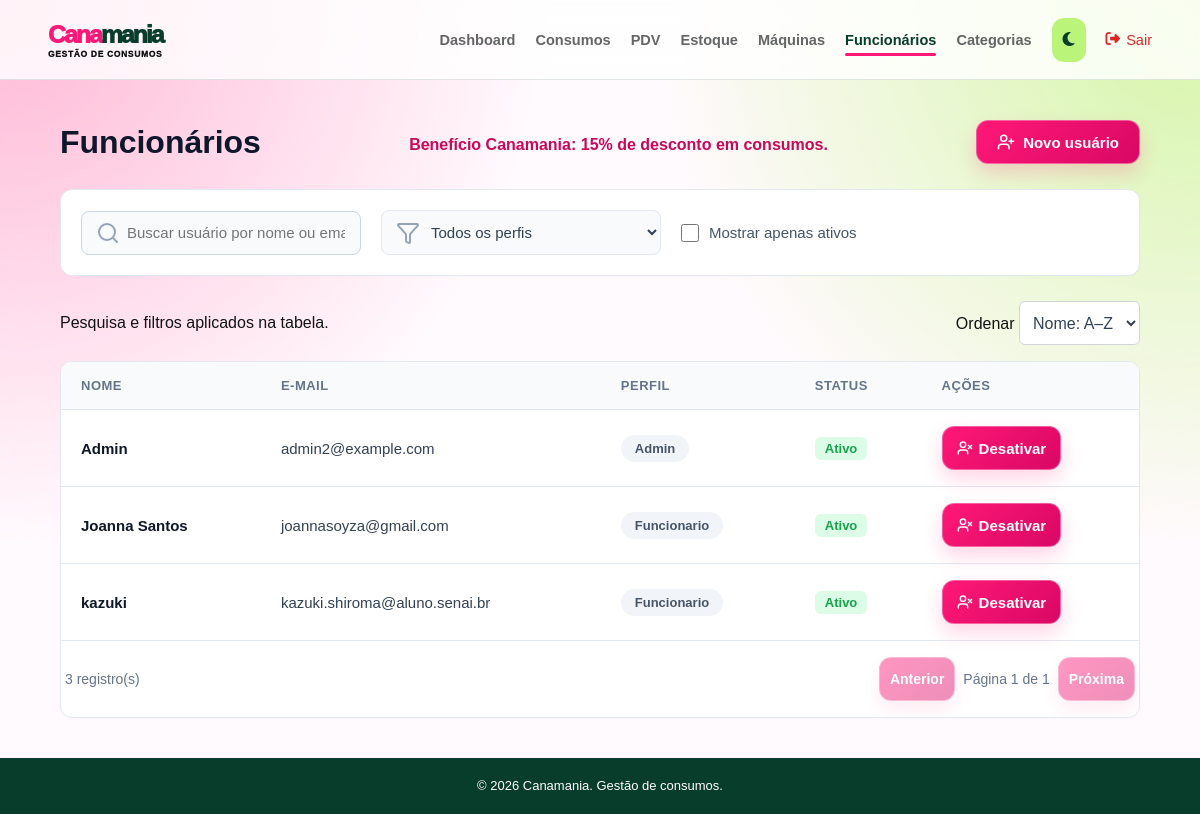
/usuarios/ (signed in), run on the app's committed database.
### app/models/usuario.py (models this page shows)
class Usuario(Base):
    __tablename__ = "usuarios"
    id = Column(Integer, primary_key=True, index=True)
    nome = Column(String(100), nullable=False)
    email = Column(String(100), unique=True, index=True, nullable=False)
    senha_hash = Column(String(255), nullable=False)
    role = Column(String(100), nullable=False, default="funcionario")
    ativo = Column(Boolean, default=True)
    criado_em = Column(DateTime(timezone=True), server_default=func.now())

### app/controllers/admin_controller.py (the view)
@router.get("/", response_class=HTMLResponse)
def listar_usuarios(
    request: Request,
    db: Session = Depends(get_db),
    admin = Depends(get_admin)
):
    usuarios = db.query(Usuario).order_by(Usuario.nome)
    return templates.TemplateResponse(
        request,
        "users/index.html",
        {
            "request": request,
            "usuarios": usuarios,
            "usuario": admin
        }
    )

### app/templates/users/index.html (shortened to what this page needs)
<!DOCTYPE html>
<html lang="pt-BR">
<head>
    <link rel="stylesheet" href="/static/css/usuarios.css">
    <link rel="stylesheet" href="/static/css/listagem.css">
    <link rel="stylesheet" href="/static/css/confirmacao.css">
    <link rel="stylesheet" href="https://cdnjs.cloudflare.com/ajax/libs/font-awesome/6.5.2/css/all.min.css">
</head>
<body>
    {% include "partials/navbar.html" %}
    <main class="produtos-container-main">
        <div class="page-header header-produtos">
            <h1>Funcionários</h1>
            <p class="beneficio-funcionario">Benefício Canamania: 15% de desconto em consumos.</p>
            <a href="/usuarios/novo" class="btn-create">
                <i data-lucide="user-plus" style="width: 18px; height: 18px;"></i>
                Novo usuário
            </a>
        </div>
        <div class="filtros-container">
            <div class="busca-wrapper">
                <input type="text" id="inputBusca" placeholder="Buscar usuário por nome ou email...">
            </div>
            <div class="select-wrapper">
                <select id="selectPerfil" name="role">
                    <option value="">Todos os perfis</option>
                </select>
            </div>
            <label class="checkbox-wrapper">
                <input type="checkbox" id="checkAtivos" unchecked>
                <span>Mostrar apenas ativos</span>
            </label>
        </div>
        <div class="listagem-acoes"><span>Pesquisa e filtros aplicados na tabela.</span><label>Ordenar <select id="ordem-usuarios" class="listagem-ordem"><option value="asc">Nome: A–Z</option><option value="desc">Nome: Z–A</option></select></label></div>
        <div class="tabela-container">
            <table class="tabela-produtos" data-listagem data-busca="#inputBusca" data-ordem="#ordem-usuarios" data-por-pagina="8">
                <thead>
                    <tr>
                        <th>Nome</th>
                        <th>E-mail</th>
                        <th>Perfil</th>
                        <th>Status</th>
                        <th>Ações</th>
                    </tr>
                </thead>
                <tbody>
                    {% for u in usuarios %}
                    <tr data-role="{{ u.role | lower }}">
                        <td class="preco-texto">{{ u.nome }}</td>
                        <td>{{ u.email }}</td>
                        <td>
                            <span class="badge-categoria padrao">{{ u.role }}</span>
                        </td>
                        <td>
                            {% if u.ativo %}
                            <span class="badge-status ativo">Ativo</span>
                            {% else %}
                            <span class="badge-status inativo">Inativo</span>
                            {% endif %}
                        </td>
                        <td>
                            <div class="user-actions-wrapper">
                                <form action="/usuarios/{{ u.id }}/toggle-ativo" method="post" style="display:inline"
                                    data-confirmacao
                                    data-titulo="{{ 'Desativar usuário?' if u.ativo else 'Ativar usuário?' }}"
                                    data-mensagem="{{ 'O acesso de ' ~ u.nome ~ ' será desativado.' if u.ativo else 'O acesso de ' ~ u.nome ~ ' será ativado novamente.' }}"
                                    data-confirmar="{{ 'Desativar usuário' if u.ativo else 'Ativar usuário' }}">
                                    {% if u.ativo %}
                                    <button type="submit" class="btn-acao excluir" title="Desativar Usuário"
                                        style="font-size: 15px;">
                                        <i data-lucide="user-x"
                                            style="width: 16px; height: 16px; display: inline-block; vertical-align: middle;"></i>
                                        Desativar
                                    </button>
                                    {% endif %}
                                </form>
                            </div>
                        </td>
                    </tr>
                    {% endfor %}
                </tbody>
            </table>
        </div>
    </main>
    <footer class="main-footer"><p>&copy; 2026 Canamania. Gestão de consumos.</p></footer>
</body>
</html>

### app/static/css/usuarios.css (style rules this page uses)
* { margin: 0; padding: 0; box-sizing: border-box; }
body { font-family: Arial, sans-serif; min-height: 100vh; display: flex; flex-direction: column; background-color: #f8fafc; color: #334155; }
.main-content, .produtos-container-main { flex: 1; padding: 40px 60px; max-width: 1600px; width: 100%; margin: 0 auto; }
.page-header, .header-produtos { display: flex; justify-content: space-between; align-items: center; margin-bottom: 25px; }
.page-header h1, .header-produtos h1 { font-size: 32px; color: #0f172a; font-weight: 700; }
.btn-create { display: inline-flex; align-items: center; gap: 8px; background-color: #09145c; color: #ffffff; text-decoration: none; padding: 12px 20px; border-radius: 8px; font-weight: bold; font-size: 15px; transition: background-color 0.2s, transform 0.1s; }
.filtros-container { background: #ffffff; padding: 20px; border-radius: 12px; display: flex; align-items: center; gap: 20px; border: 1px solid #e2e8f0; margin-bottom: 25px; flex-wrap: wrap; box-shadow: 0 1px 3px rgba(0, 0, 0, 0.02); }
.busca-wrapper, .select-wrapper { position: relative; display: flex; align-items: center; }
.filtros-container input[type="text"], .filtros-container select { padding: 12px 15px 12px 45px; border: 1px solid #e2e8f0; border-radius: 8px; font-size: 15px; color: #334155; width: 280px; outline: none; background-color: #f8fafc; transition: border-color 0.2s, background-color 0.2s; }
.checkbox-wrapper { display: flex; align-items: center; gap: 10px; cursor: pointer; font-size: 15px; color: #475569; user-select: none; }
.checkbox-wrapper input { width: 18px; height: 18px; cursor: pointer; }
.table-container, .tabela-container { background: #ffffff; border-radius: 12px; overflow: hidden; border: 1px solid #e2e8f0; box-shadow: 0 1px 3px rgba(0, 0, 0, 0.02); }
table, .tabela-produtos { width: 100%; border-collapse: collapse; text-align: left; font-size: 15px; }
th { background-color: #f8fafc; color: #64748b; font-weight: bold; padding: 16px 20px; font-size: 13px; letter-spacing: 0.5px; border-bottom: 1px solid #e2e8f0; text-transform: uppercase; }
td { padding: 16px 20px; border-bottom: 1px solid #e2e8f0; color: #334155; vertical-align: middle; }
.preco-texto { font-weight: bold; color: #0f172a; }
.badge, .badge-categoria { display: inline-block; padding: 6px 14px; border-radius: 20px; font-size: 13px; font-weight: 600; text-align: center; }
.badge-role, .badge-categoria.padrao { background-color: #f1f5f9; color: #475569; text-transform: capitalize; }
.badge-status, .badge-active, .badge-inactive { display: inline-block; padding: 4px 10px; border-radius: 6px; font-size: 13px; font-weight: bold; text-align: center; }
.badge-active, .badge-status.ativo { background-color: #dcfce7; color: #16a34a; }
.actions-cell, .user-actions-wrapper { display: flex; gap: 12px; align-items: center; }
.btn-edit, .btn-toggle, .btn-acao { display: inline-flex; align-items: center; gap: 6px; font-size: 14px; font-weight: 600; text-decoration: none; padding: 8px 14px; border-radius: 6px; cursor: pointer; border: 1px solid transparent; transition: all 0.2s; background: none; }
.btn-toggle.deactivate, .btn-acao.excluir { color: #dc2626; background-color: #fef2f2; border-color: #fecaca; }
.main-footer { width: 100%; background-color: #09145c; padding: 20px; text-align: center; color: rgb(255, 255, 255); font-size: 13px; margin-top: auto; }
.beneficio-funcionario { margin:.35rem 0 0;color:#c9085a;font-weight:700 }

### app/static/css/listagem.css (style rules this page uses)
.listagem-acoes { display:flex;align-items:center;justify-content:space-between;gap:12px;flex-wrap:wrap;margin:0 0 16px }
.listagem-ordem { border:1px solid #d1d5db;border-radius:6px;padding:9px;background:#fff;color:#334155 }

### app/static/css/footer.css (style rules this page uses)
.main-footer { width: 100%; flex: 0 0 auto; margin-top: auto; padding: 18px 24px; background: #083d2c; color: #fff; text-align: center; font: 13px/1.5 Arial, sans-serif; }
.main-footer p { margin: 0; color: inherit; }

### app/static/css/responsive.css (style rules this page uses)
html { -webkit-text-size-adjust: 100%; }
img, svg, video, canvas { max-width: 100%; height: auto; }
button, input, select, textarea { font: inherit; }
.table-shell, .table-container, .tabela, .tabela-container, .tabela-reservas-wrap, .mini-tabela-wrapper, .stock-table-wrap { max-width: 100%; overflow-x: auto; -webkit-overflow-scrolling: touch; }

### app/static/css/theme-accents.css (style rules this page uses)
body::before { content: ""; position: fixed; inset: 0; z-index: -1; pointer-events: none; background-image: radial-gradient(circle at 0 0, #ffb7d5 0, transparent 34rem), radial-gradient(circle at 100% 0, #d4f5a5 0, transparent 34rem); }

### data on the page
Usuario: nome "Admin", email "admin2@example.com", role "Admin", ativo "Ativo"
Usuario: nome "Joanna Santos", email "joannasoyza@gmail.com", role "Funcionario", ativo "Ativo"
Usuario: nome "kazuki", email "kazuki.shiroma@aluno.senai.br", role "Funcionario", ativo "Ativo"
